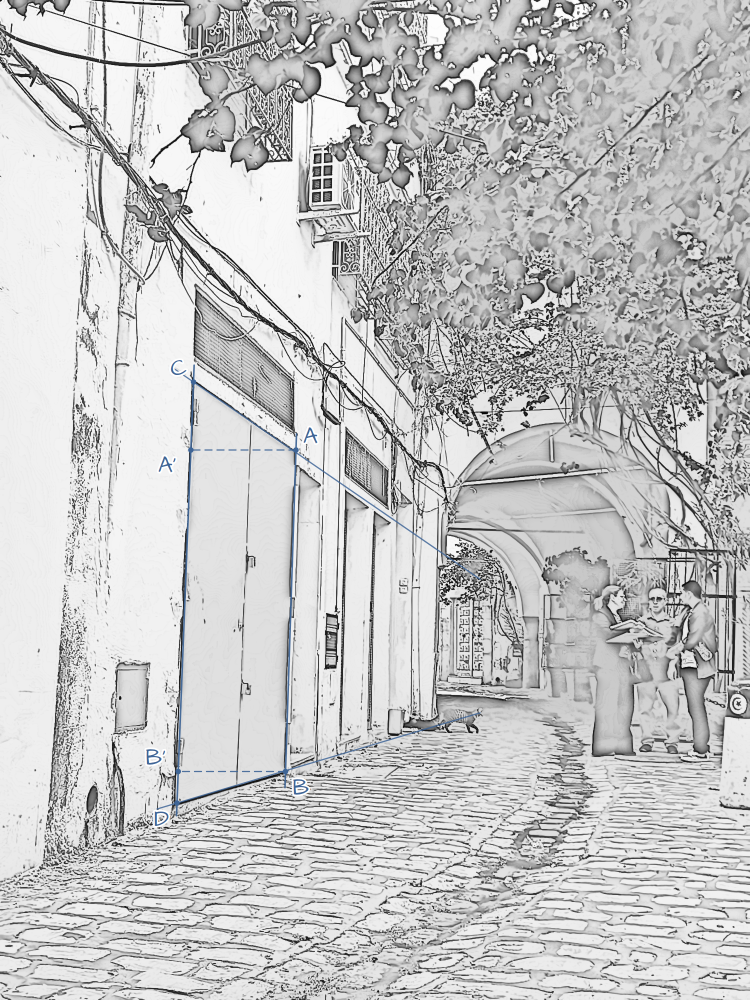
#> input picture croquis-perspective/seance-4/filtre/croquis-filtre-2-construction.png, 1500 x 2000 px (shown at 1/2 size)
$ python efface.py croquis-filtre-2-construction.png croquis-filtre-2.png   (older library calls are emulated)
#> lines starting #> are read from the running program, lines starting #| are printed output that depends on the picture; after the words box and inside, x2 and y2 are one past the last pixel; in counts of white or black regions, pixels touching at a corner belong together
"""Efface les personnes de la photo d'origine, sans modèle externe : remplissage par exemples (Criminisi et al., 2004).
On remplit le masque morceau par morceau, en commençant par le bord ; chaque morceau est recopié depuis l'endroit voisin
de la photo qui lui ressemble le plus (pavés, mur, portes). Les arêtes qui entrent dans le masque sont prolongées en priorité.
Seule la zone masquée change ; tout le reste de la photo est identique à l'original.
Lancer : python3 efface.py <photo> <masque-personnes.png> -> photo-sans-personnes.png"""
import sys
import cv2
import numpy as np

R = 6                 # demi-côté du morceau recopié (13 x 13 px)
FENETRE = 170         # on cherche le modèle à moins de 170 px


def remplir(img, trou, source, wx=1.0, wy=2.0):
    """remplit trou ; les modèles ne sont pris que là où source est vrai ; wx, wy : coût d'un décalage horizontal / vertical"""
    img = img.astype(np.float32).copy()
    trou = trou.copy()
    H, W = trou.shape
    conf = (~trou).astype(np.float32)
    lab = cv2.cvtColor(img.astype(np.uint8), cv2.COLOR_BGR2Lab).astype(np.float32)
    k = 2 * R + 1
    while trou.any():
        # le front : pixels du trou qui touchent le connu
        t8 = trou.astype(np.uint8)
        front = np.argwhere((t8 - cv2.erode(t8, np.ones((3, 3), np.uint8))) > 0)
        # priorité = confiance x terme de données (isophote . normale)
        cs = cv2.boxFilter(conf, -1, (k, k), normalize=False) / (k * k)
        g = cv2.cvtColor(np.clip(img, 0, 255).astype(np.uint8), cv2.COLOR_BGR2GRAY).astype(np.float32)
        g[trou] = 0
        gx, gy = cv2.Sobel(g, cv2.CV_32F, 1, 0, ksize=3), cv2.Sobel(g, cv2.CV_32F, 0, 1, ksize=3)
        connu = cv2.erode((~trou).astype(np.uint8), np.ones((3, 3), np.uint8)).astype(bool)
        gx[~connu] = 0; gy[~connu] = 0
        gx = cv2.dilate(np.abs(gx), np.ones((5, 5), np.uint8)) * np.sign(cv2.GaussianBlur(gx, (5, 5), 0))
        gy = cv2.dilate(np.abs(gy), np.ones((5, 5), np.uint8)) * np.sign(cv2.GaussianBlur(gy, (5, 5), 0))
        mf = cv2.GaussianBlur(trou.astype(np.float32), (5, 5), 0)
        nx, ny = cv2.Sobel(mf, cv2.CV_32F, 1, 0, ksize=3), cv2.Sobel(mf, cv2.CV_32F, 0, 1, ksize=3)
        nn = np.hypot(nx, ny) + 1e-6
        fy, fx = front[:, 0], front[:, 1]
        data = np.abs(-gy[fy, fx] * nx[fy, fx] / nn[fy, fx] + gx[fy, fx] * ny[fy, fx] / nn[fy, fx]) / 255 + 0.001
        # on traite plusieurs points du front par tour (les plus prioritaires, assez éloignés entre eux)
        ordre = np.argsort(-(cs[fy, fx] * data))
        pris = []
        avance = False
        for i in ordre[:60]:
            y, x = front[i]
            if any(abs(y - py) <= 2 * R and abs(x - px) <= 2 * R for py, px in pris): continue
            pris.append((y, x))
            y0, y1, x0, x1 = max(0, y - R), min(H, y + R + 1), max(0, x - R), min(W, x + R + 1)
            cible = lab[y0:y1, x0:x1]; inc = trou[y0:y1, x0:x1]
            if inc.all(): continue
            # fenêtre de recherche
            sy0, sy1 = max(0, y - FENETRE), min(H, y + FENETRE + 1)
            sx0, sx1 = max(0, x - FENETRE), min(W, x + FENETRE + 1)
            src = lab[sy0:sy1, sx0:sx1]
            ph, pw = cible.shape[:2]
            masque_m = np.repeat((~inc).astype(np.float32)[..., None], 3, 2)
            ssd = cv2.matchTemplate(src, cible, cv2.TM_SQDIFF, mask=masque_m)
            # interdit : les morceaux qui touchent le trou ou sortent de la source
            bad = cv2.boxFilter((trou | ~source)[sy0:sy1, sx0:sx1].astype(np.float32), -1, (pw, ph), normalize=False,
                                anchor=(0, 0), borderType=cv2.BORDER_CONSTANT)[:ssd.shape[0], :ssd.shape[1]]
            ssd[bad > 0] = np.inf
            # léger avantage aux modèles proches (et à la même hauteur : pavés en rangs)
            yy, xx = np.mgrid[0:ssd.shape[0], 0:ssd.shape[1]]
            ssd = ssd * (1 + 0.0009 * np.hypot((yy + sy0 - y0) * wy, (xx + sx0 - x0) * wx))
            if not np.isfinite(ssd).any(): continue
            by, bx = np.unravel_index(np.argmin(ssd), ssd.shape)
            sy, sx = sy0 + by, sx0 + bx
            img[y0:y1, x0:x1][inc] = img[sy:sy + ph, sx:sx + pw][inc]
            lab[y0:y1, x0:x1][inc] = lab[sy:sy + ph, sx:sx + pw][inc]
            conf[y0:y1, x0:x1][inc] = cs[y, x]
            trou[y0:y1, x0:x1][inc] = False
            avance = True
        if not avance:              # aucun modèle utilisable autour du front : on s'arrête au lieu de tourner en rond
            raise ValueError(f"remplissage impossible : aucun modèle utilisable dans la source ({int(trou.sum())} pixels restent à remplir)")
    return np.clip(img, 0, 255).astype(np.uint8)


def pied(x):
    """pied de la façade sur la photo d'origine : au-dessus la façade, en dessous les pavés"""
    return 1640 - 0.064 * (x - 600)


if __name__ == "__main__":
    im = cv2.imread(sys.argv[1])
#> im is the input picture: shape (2000, 1500, 3); mean B, G, R 196.4, 196.2, 196.1
    m = cv2.imread(sys.argv[2], cv2.IMREAD_GRAYSCALE) > 127
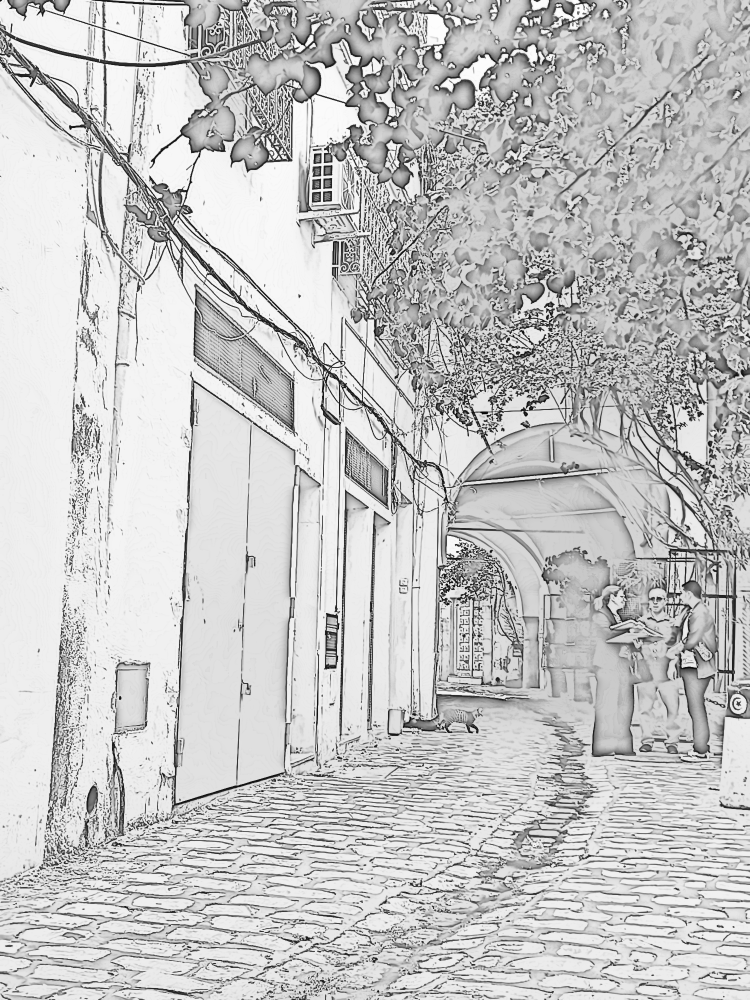
#> input picture croquis-perspective/seance-4/filtre/croquis-filtre-2.png, 1500 x 2000 px (shown at 1/2 size)
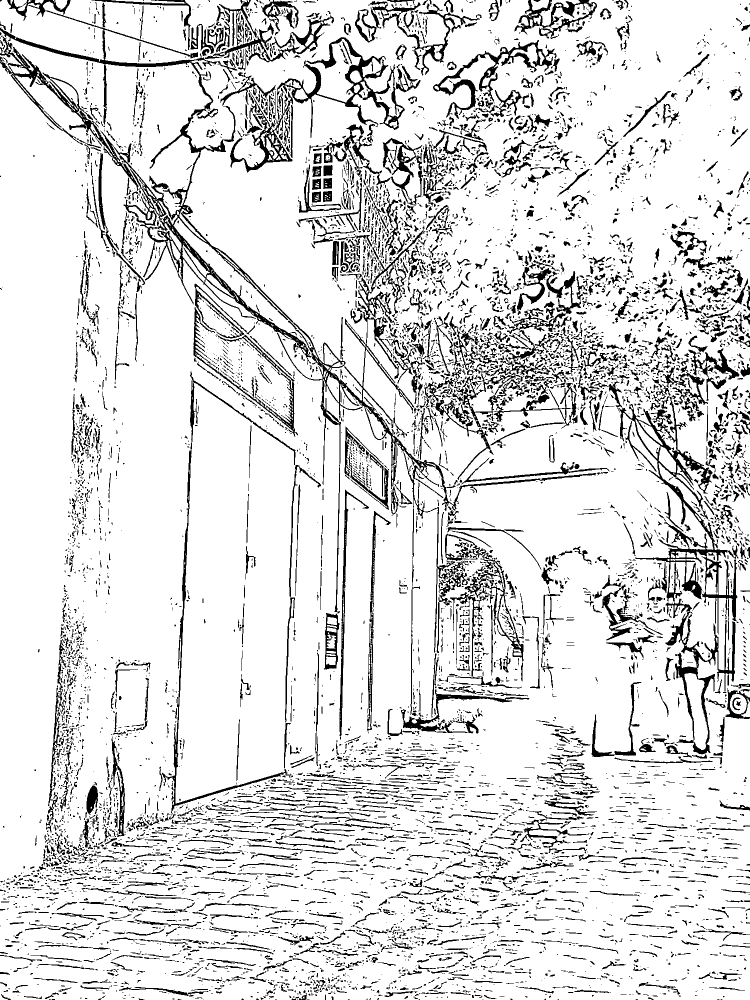
#> m: shape (2000, 1500) bool (shown at 1/2 size); 86.6% white; 7830 black regions (5365 under 20 px), largest, box (x1, y1, x2, y2) and area: (0, 0, 1193, 1305) 44713, (1189, 761, 1477, 1509) 22488, (905, 542, 1174, 841) 7784
    Hh, Ww = m.shape
#> Hh = 2000; Ww = 1500
    yy, xx = np.mgrid[0:Hh, 0:Ww]
    facade = yy < pied(xx)
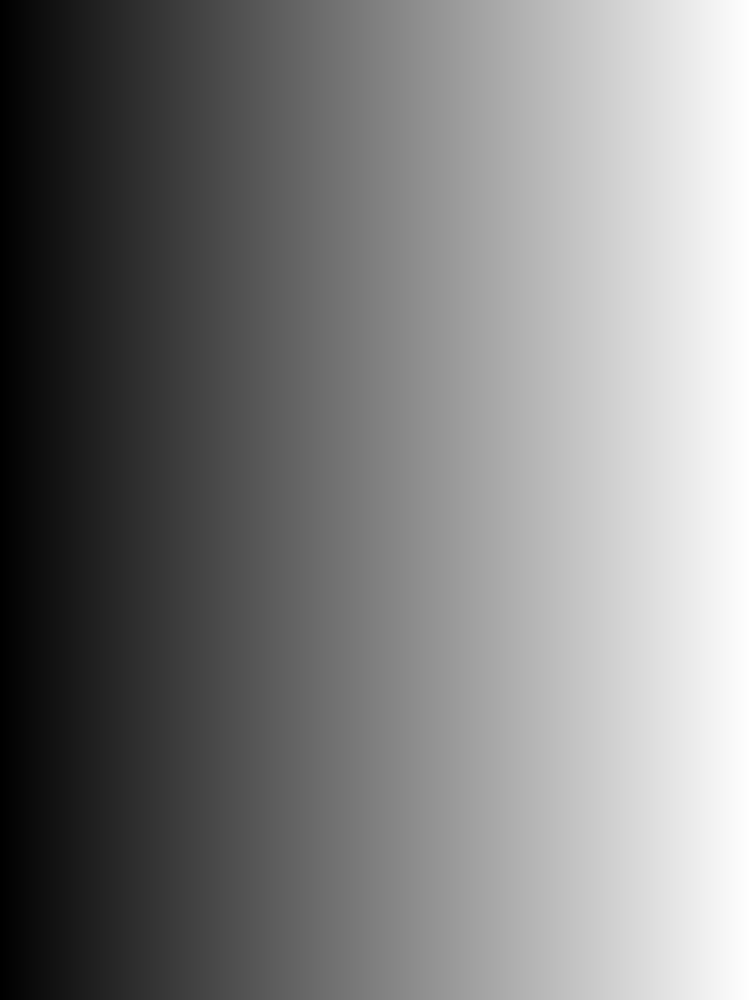
#> xx: shape (2000, 1500) int64 (shown at 1/2 size); min 0, max 1499, mean 749.5; drawn with min black and max white
    exclu = np.zeros_like(m)
    exclu[:, 1425:] = True                                   # le mur de droite tout proche (autre plan)
    exclu[1760:1920, 1320:1480] = True                       # le sac poubelle
    out = im.copy()
    # 1. la façade : on prolonge à la verticale (portes, montants, mur), modèles pris sur la façade seulement
    # 2. le sol : on prolonge les rangées de pavés à l'horizontale, modèles pris sur le sol seulement
    for nom, zone, src_zone, wx, wy in (("façade", facade, facade & (yy < pied(xx) - 4), 5.0, 0.6),
                                        ("sol", ~facade, ~facade & (yy > pied(xx) + 4), 0.6, 5.0)):
        trou = m & zone
        n, comp, st, _ = cv2.connectedComponentsWithStats(trou.astype(np.uint8))
        for i in range(1, n):                       # chaque zone séparément, dans sa boîte avec du contexte
            x, y, w, h = st[i, :4]
            a = FENETRE + 60
            y0, y1, x0, x1 = max(0, y - a), min(Hh, y + h + a), max(0, x - a), min(Ww, x + w + a)
            src = src_zone[y0:y1, x0:x1] & ~m[y0:y1, x0:x1] & ~exclu[y0:y1, x0:x1]
#> (the run stopped early here; a loop or call above may not have finished)
